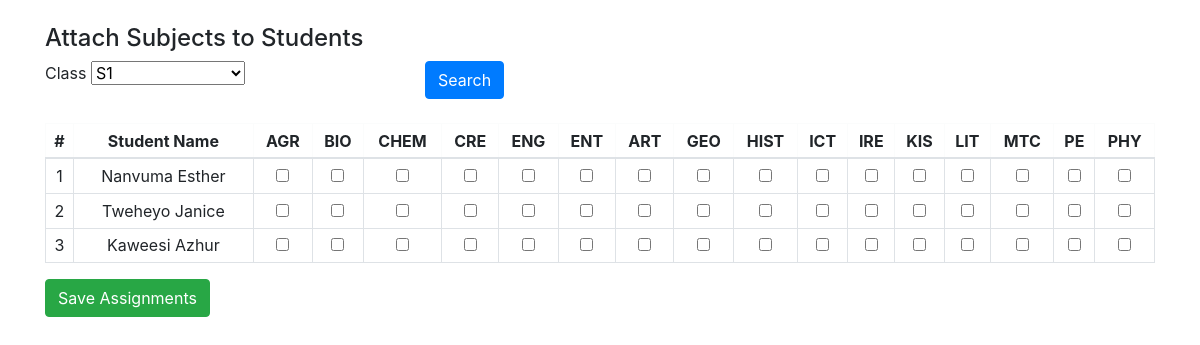
Page /subjects/student_subjects.php?class_id=1 on the committed database.
### tables this page shows
CREATE TABLE `subjects` (
  `subject_id` int(11) NOT NULL,
  `name` varchar(100) DEFAULT NULL,
  `code` varchar(20) DEFAULT NULL,
  `description` text DEFAULT NULL
);

CREATE TABLE `students` (
  `student_id` int(11) NOT NULL,
  `first_name` varchar(50) DEFAULT NULL,
  `last_name` varchar(50) DEFAULT NULL,
  `dob` date DEFAULT NULL,
  `gender` enum('Male','Female','Other') DEFAULT NULL,
  `address` text DEFAULT NULL,
  `email` varchar(100) DEFAULT NULL,
  `phone` varchar(20) DEFAULT NULL,
  `guardian_id` int(11) DEFAULT NULL,
  `class_id` int(11) DEFAULT NULL,
  `class_name` varchar(50) DEFAULT NULL
);

### subjects/student_subjects.php (the view, shortened to what this page needs)
<?php
require_once('../db.php');
$class_id = $_GET['class_id'] ?? '';
$classes = $conn->query("SELECT class_id, name FROM classes ORDER BY name");
$subjects = $conn->query("SELECT subject_id, code FROM subjects ORDER BY name");
$students = [];
if ($class_id) {
    $stmt = $conn->prepare("SELECT * FROM students WHERE class_id = ?");
    $stmt->bind_param("i", $class_id);
    $stmt->execute();
    $students = $stmt->get_result();
}
?>
<!DOCTYPE html>
<html>
<head>
    <link rel="stylesheet" href="../assets/bootstrap.min.css">
</head>
<body class="container mt-4">
<h4>Attach Subjects to Students</h4>
<form method="GET" class="row g-2 mb-4">
    <div class="col-md-4">
        <label>Class</label>
        <select name="class_id" class="form-select" required>
            <?php while ($c = $classes->fetch_assoc()): ?>
                <option value="<?= $c['class_id'] ?>" <?= $c['class_id'] == $class_id ? 'selected' : '' ?>>
                    <?= $c['name'] ?>
                </option>
            <?php endwhile; ?>
        </select>
    </div>
    <div class="col-md-2 d-flex align-items-end">
        <button type="submit" class="btn btn-primary">Search</button>
    </div>
</form>
<?php if ($students && $students->num_rows > 0): ?>
    <form method="POST" action="save_assignments.php">
        <table class="table table-bordered subject-table table-sm">
            <thead class="table-light sticky-top">
                <tr>
                    <th>#</th>
                    <th>Student Name</th>
                    <?php $subject_arr = []; while ($s = $subjects->fetch_assoc()): ?>
                        <?php $subject_arr[] = $s; ?>
                        <th><?= htmlspecialchars($s['code']) ?></th>
                    <?php endwhile; ?>
                </tr>
            </thead>
            <tbody>
                <?php $i = 1; while ($stu = $students->fetch_assoc()): ?>
                    <tr>
                        <td><?= $i++ ?></td>
                        <td><?= htmlspecialchars($stu['first_name'] . ' ' . $stu['last_name']) ?></td>
                        <?php foreach ($subject_arr as $sub): ?>
                            <td>
                                <input type="checkbox"
                                    name="assignments[<?= $stu['student_id'] ?>][<?= $sub['subject_id'] ?>]"
                                    value="1">
                            </td>
                        <?php endforeach; ?>
                    </tr>
                <?php endwhile; ?>
            </tbody>
        </table>
        <div class="text-end">
            <button type="submit" class="btn btn-success">Save Assignments</button>
        </div>
    </form>
<?php elseif ($class_id): ?>
    <div class="alert alert-warning">No students found in this class.</div>
<?php endif; ?>
</body>
</html>

### subjects/student_subjects.php (style rules this page uses)
.subject-table th, .subject-table td { text-align: center; vertical-align: middle; }
.sticky-top { position: sticky; top: 0; background: white; z-index: 10; }

### rows in the picture
subjects: code "AGR"
subjects: code "BIO"
subjects: code "CHEM"
subjects: code "CRE"
subjects: code "ENG"
subjects: code "ENT"
subjects: code "ART"
subjects: code "GEO"
subjects: code "HIST"
subjects: code "ICT"
subjects: code "IRE"
subjects: code "KIS"
subjects: code "LIT"
subjects: code "MTC"
subjects: code "PE"
subjects: code "PHY"
students: first_name+last_name "Nanvuma Esther"
students: first_name+last_name "Tweheyo Janice"
students: first_name+last_name "Kaweesi Azhur"

### other values in the picture
form field class_id "S1"
